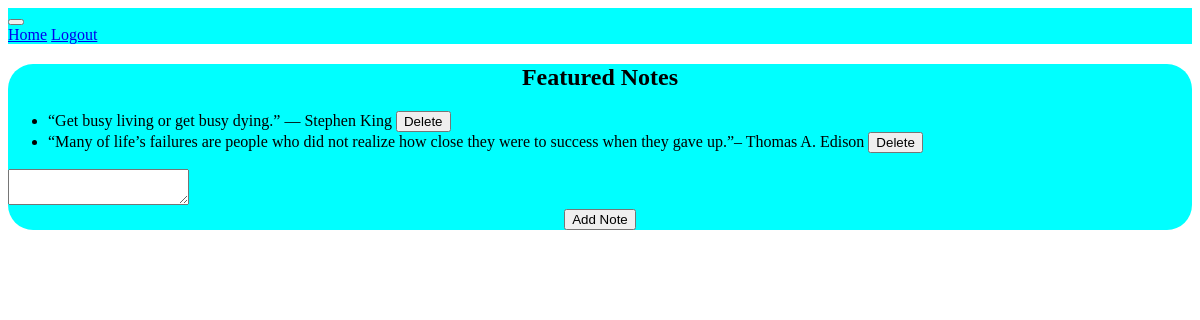
/ (signed in), run on an earlier commit of the app's database.
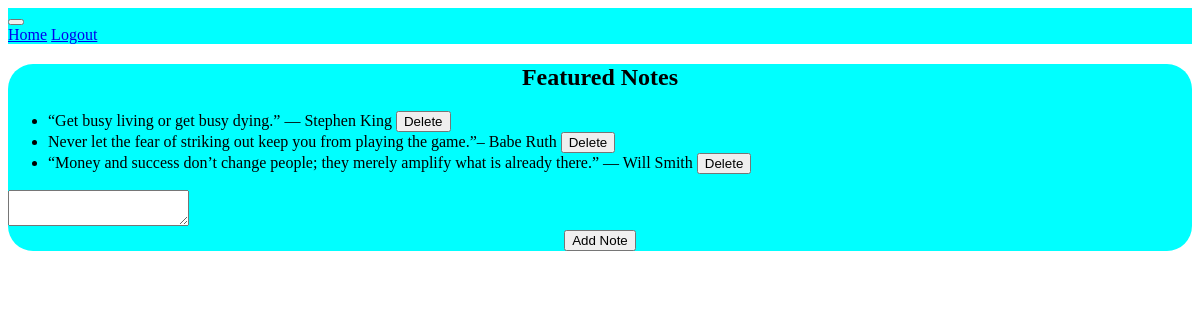
And on a later commit of the database.
### app/models.py (models this page shows)
class Note(db.Model):
    id = db.Column(db.Integer, primary_key=True)
    data = db.Column(db.String(10000))
    date = db.Column(db.DateTime(timezone=True), default=func.now())
    user_id = db.Column(db.Integer, db.ForeignKey('user.id'))

### app/views.py (the view, shortened to what this page needs)
@views.route('/', methods=['GET', 'POST'])
@login_required
def home():
    return render_template("home.html", user=current_user)

### app/__init__.py (called while the page is built)
def create_app():
    app = Flask(__name__)
    app.config['SECRET_KEY'] = '123456'
    app.config['SQLALCHEMY_DATABASE_URI'] = f'sqlite:///mynotes'
    db.init_app(app)
    from .views import views
    from .auth import auth
    app.register_blueprint(views, url_prefix='/')
    app.register_blueprint(auth, url_prefix='/')
    from .models import User, Note
    create_database(app)
    login_manager = LoginManager()
    login_manager.login_view = 'auth.login'
    login_manager.init_app(app)
    @login_manager.user_loader
    def load_user(id):
        return User.query.get(int(id))
    return app

### app/templates/home.html (shortened to what this page needs)
{% extends "base.html" %}
{% block content%}
  <div class="container" style="background-color: aqua; border-radius: 25px; ">
      <h2 class="card-header" style="text-align: center;">Featured Notes</h2>
    <ul class="list-group list-group-flush" id="notes">
      {% for note in user.notes %}
      <li class="list-group-item">
        {{ note.data }}
        <button type="button" class="close" onClick="deleteNote({{ note.id }})">
          <span aria-hidden="true">Delete</span>
        </button>
      </li>
      {% endfor %}
    </ul>
    <form method="POST">
      <textarea name="note" id="note" class="form-control"></textarea>
      <br />
      <div align="center">
        <button type="submit" class="btn btn-primary">Add Note</button>
      </div>
    </form>
  </div>
  {% endblock %}

### app/templates/base.html (shortened to what this page needs)
<!DOCTYPE html>
<html>
  <head>
    <link rel="stylesheet" href="https://stackpath.bootstrapcdn.com/bootstrap/4.4.1/css/bootstrap.min.css"integrity="sha384-Vkoo8x4CGsO3+Hhxv8T/Q5PaXtkKtu6ug5TOeNV6gBiFeWPGFN9MuhOf23Q9Ifjh"crossorigin="anonymous"/>
    <link rel="stylesheet" href="https://stackpath.bootstrapcdn.com/font-awesome/4.7.0/css/font-awesome.min.css"/>
  </head>
  <body>
    <nav class="navbar navbar-expand-lg navbar-dark bg-dark" style="background-color: aqua;">
      <button class="navbar-toggler"type="button"data-toggle="collapse"data-target="#navbar">
      </button>
      <div class="collapse navbar-collapse" id="navbar" (style="background-color: rgb(97, 105, 105)5)5); color: white;")>
        <div class="navbar-nav">
          {% if user.is_authenticated %}
          <a class="nav-item nav-link" id="home" href="/">Home</a>
          <a class="nav-item nav-link" id="logout" href="/logout">Logout</a>
          {% else %}
          <a class="nav-item nav-link" id="login" href="/login">Login</a>
          <a class="nav-item nav-link" id="signUp" href="/sign-up">Sign Up</a>
          {% endif %}
        </div>
      </div>
    </nav>
    <div class="container">{% block content %} {% endblock %}</div>
  </body>
</html>

What changed in the data, as far as the page shows it:
removed Note: data "“Many of life’s failures are people who did not realize how close they were to success when they gave up.”– Thomas A. Edison"
added Note: data "Never let the fear of striking out keep you from playing the game.”– Babe Ruth"
added Note: data "“Money and success don’t change people; they merely amplify what is already there.” — Will Smith"
